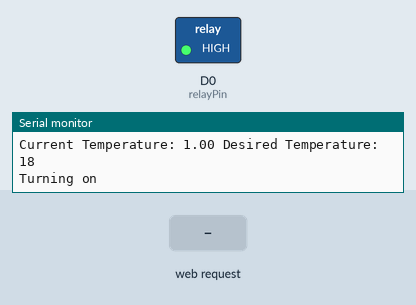
Bench run of a sketch on a simulated ESP8266 (NodeMCU). Shown: switched loads named in the sketch (green lamp = pin HIGH), the last lines printed to the serial monitor. The test bench sets the inputs (shaded band). WiFi joins after 1.5 s; servers stay silent unless stated.

Above: at 2.7 s.
2.8 s: HTTP request GET /feed received
At 7.2 s:
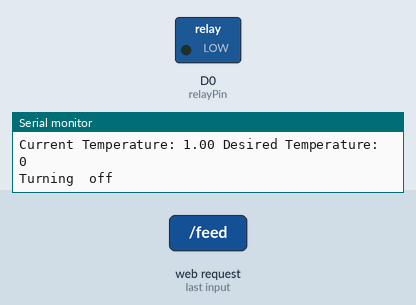
7.7 s: HTTP request GET /feed?temp=120 received
At 13.1 s:
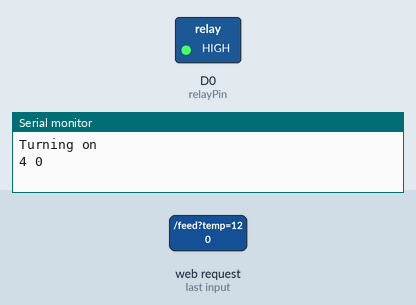
13.4 s: HTTP request GET /feed?temp=1 received
At 18.0 s:
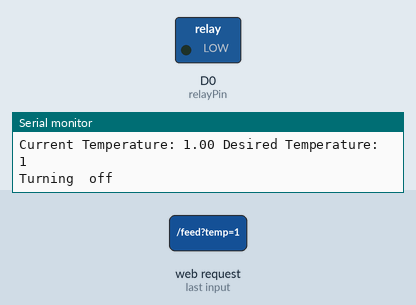
Timing chart, 0 to 19.5 s (numbered marks = the images above; inputs shaded):
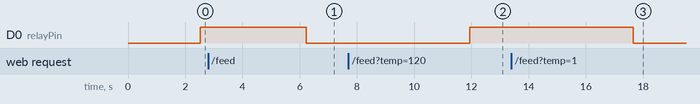

The sketch:

espHeater.ino
```cpp
#include <OneWire.h>
#include <DallasTemperature.h>
#include <ESP8266WiFi.h>
#include <ESP8266WebServer.h>
#include <WiFiClient.h>
#include <ESP8266mDNS.h>
#include <WiFiUdp.h>
#include <ArduinoOTA.h>

#define ONE_WIRE_BUS D1 // DS18B20 pin
#define ARRAY_MAX 100
#define GRAPHX 1000
#define GRAPHY 500
//#define relayPin 8
//#define interruptPin 2
//#define tempSelector A0

OneWire oneWire(ONE_WIRE_BUS);
DallasTemperature DS18B20(&oneWire);
//
//const int tempSelector = A0;
//const int interruptPin = D2;
const int relayPin = D0;

const char* ssid = "2degrees Broadband - 772F"; //your WiFi Name
const char* password = "38389716620490527637";  //Your Wifi Password
String apiKey = "*************";
const char* logServer = "192.168.178.41";

String header;
int desiredTemp = 18;

int tempArray[ARRAY_MAX] = {0};
int currentStart = 0;
int currentValue = 0;
int state = 0;
int refValue = 0;
bool changeStart = false;

ESP8266WebServer server(80);

IPAddress ip(192, 168, 178, 41);
IPAddress gateway(192, 168, 178, 1);
IPAddress subnet(255, 255, 255, 0);
//char htmlResponse[3000];

//write the graph
String graphcode()
{
  String graph = "";
  int x = 50;
  int scaling = 0;
  int previous = tempArray[currentStart];
  if (changeStart == false) {
    scaling = int((GRAPHX - 50) / (1 + currentValue));
  } else {
    scaling = 9;
  }

  for (int i = currentStart + 1; i != currentValue; i++) {
    if (i >= ARRAY_MAX) {
      i -= 100;
    }
    x += scaling;
    graph += "ctx.beginPath();";
    graph += "ctx.moveTo(" + String(x - scaling) + "," + String(previous) + ");";
    graph += "ctx.lineTo(" + String(x) + "," + String(tempArray[i]) + ");";
    if (tempArray[i] <= int(-20 * desiredTemp + 400)) {
      graph += "ctx.strokeStyle = '#008000';";
    } else {
      graph += "ctx.strokeStyle = '#ff0000';";
    }
    graph += "ctx.stroke();";
    previous = tempArray[i];
  }
  return graph;
}

String cState() {
  if (state % 2 == 0) {
    return ("On");
  }
  else {
    return ("Off");
  }
}

void setupStMode(String t, String v){
  Serial.println("** SETUP STATION MODE **");
  Serial.println("- disconnect from any other modes");
  WiFi.disconnect();
  Serial.println();
  Serial.println("- connecting to Home Router SID: **********");
  WiFi.begin(ssid, password);
  while (WiFi.status() != WL_CONNECTED) {
    delay(500);
    Serial.print(".");
  }
  Serial.println();
  Serial.println("- succesfully connected");
  Serial.println("- starting client");

  WiFiClient client;

  Serial.println("- connecting to Database server: " + String(logServer));
  if (client.connect(logServer, 80)) {
    Serial.println("- succesfully connected");
    String postStr = apiKey;
    postStr += "&field1=";
    postStr += String(t);
    postStr += "&field2=";
    postStr += String(v);
    postStr += "\r\n\r\n";
    Serial.println("- sending data...");
    Serial.println(String(t));
    client.print("POST /update HTTP/1.1\n");
    client.print("Host: api.thingspeak.com\n");
    client.print("Connection: close\n");
    client.print("X-THINGSPEAKAPIKEY: " + apiKey + "\n");
    client.print("Content-Type: application/x-www-form-urlencoded\n");
    client.print("Content-Length: ");
    client.print(postStr.length());
    client.print("\n\n");
    client.print(postStr);
  }
  client.stop();
  Serial.println("- stopping the client");
  /** If your ESP does not respond you can just
  *** reset after each request sending
  Serial.println("- trying reset");
  ESP.reset();
  **/
}

String htmlPageValue() {
  refValue++;
  return String(refValue);
}
//prepare the html code as a string
String prepareHtmlPage()
{

  String htmlPage =
    String("HTTP/1.1 200 OK\r\n") +
    "Content-Type: text/html\r\n" +
    "Connection: open\r\n" +
    "Refresh:60\r\n" +
    "\r\n" +
    "<!DOCTYPE html>" +
    "<body>" +//href idea from https://randomnerdtutorials.com/esp8266-web-server/
    "<p><a href=\"/h/" +htmlPageValue() + "\"<button id='Power' class='button'>" + cState() + "</button></a>" +
    " Current temperature: " +
    String(int((tempArray[currentValue] - 400) / -20))  +
    " Desired temperature: " + String(desiredTemp) + "</p>" +
    "<canvas id='myCanvas' width='1000' height='500'" +
    "style='border:1px solid #000000;'>" +
    "<script>" +
    "var canvas = document.getElementById('myCanvas');" +
    "var ctx = canvas.getContext('2d');" +
    "ctx.moveTo(50,0);" +
    "ctx.lineTo(50,500);" +
    "ctx.stroke();" +
    "ctx.moveTo(50,400);" +
    "ctx.lineTo(1000,400);" +
    "ctx.stroke();" +
    "ctx.font = '30px Arial';" +
    "ctx.fillText('20',10,25);" +
    "ctx.fillText('15',10,115);" +
    "ctx.fillText('10',10,215);" +
    "ctx.fillText('5',25,315);" +
    "ctx.fillText('0',25,415);" +
    "ctx.fillText('-5',10,485);" +
    graphcode() +
    "ctx.beginPath();" +
    "ctx.moveTo(50," + String(int(-20 * desiredTemp + 400)) + ");" +
    "ctx.lineTo(1000," + String(int(-20 * desiredTemp + 400)) + ");" +
    "ctx.strokeStyle = '#0000ff';" +
    "ctx.stroke();" +
    "</script>" +
    "</canvas>" +
    "</body>" +
    "</html>" +
    "\r\n";
  return htmlPage;
}

// Handling the / root web page from my server
void handle_index() {
  server.send(200, "text/html", prepareHtmlPage());
}

// Handling the /feed page from my server
void handle_feed() {
  String t = server.arg("temp");
  String h = server.arg("hum");
  desiredTemp = t.toInt();
  Serial.println("recieved something");
  server.send(200, "text/plain", "This is response to client");
  setupStMode(t, h);
}

void setupServer(){
  Serial.println("** SETUP SERVER **");
  Serial.println("- starting server :");
  server.on("/", handle_index);
  server.on("/feed", handle_feed);
  server.begin();
};

void setupAccessPoint(){
  Serial.println("** SETUP ACCESS POINT **");
  Serial.println("- disconnect from any other modes");
  WiFi.disconnect();
  Serial.println("- start ap with SID: "+ String(ssid));
  WiFi.softAP(ssid, password);
  IPAddress myIP = WiFi.softAPIP();
  Serial.print("- AP IP address is :");
  Serial.print(myIP);
  setupServer();
}

void setup() {
  Serial.begin(115200);
  //    pinMode(tempSelector, INPUT);
  //    pinMode(interruptPin, INPUT);
  pinMode(relayPin, OUTPUT);
  //    attachInterrupt(digitalPinToInterrupt(interruptPin), desired_temperature, CHANGE);
  Serial.print("Connecting to ");
  Serial.println(ssid);
  WiFi.mode(WIFI_AP_STA);
  WiFi.config(ip, gateway, subnet);
  setupAccessPoint();
  WiFi.begin(ssid, password);
  while (WiFi.status() != WL_CONNECTED) {
    delay(500);
    Serial.print(".");
  }
  // No authentication by default
  ArduinoOTA.setPassword((const char *)"YourMomGay");

  ArduinoOTA.onStart([]() {
    Serial.println("Start");
  });
  ArduinoOTA.onEnd([]() {
    Serial.println("\nEnd");
  });
  ArduinoOTA.onProgress([](unsigned int progress, unsigned int total) {
    Serial.printf("Progress: %u%%\r", (progress / (total / 100)));
  });
  ArduinoOTA.onError([](ota_error_t error) {
    Serial.printf("Error[%u]: ", error);
    if (error == OTA_AUTH_ERROR) Serial.println("Auth Failed");
    else if (error == OTA_BEGIN_ERROR) Serial.println("Begin Failed");
    else if (error == OTA_CONNECT_ERROR) Serial.println("Connect Failed");
    else if (error == OTA_RECEIVE_ERROR) Serial.println("Receive Failed");
    else if (error == OTA_END_ERROR) Serial.println("End Failed");
  });
  ArduinoOTA.begin();
  Serial.println("");
  Serial.println("WiFi connected");
  server.begin();
  Serial.println("Server Started");
  Serial.print("Use this URL to connect: ");
  Serial.print("http://");
  Serial.print(WiFi.localIP());
  Serial.println("/");
}


void onoroff()
{
  state += 1;
}

float read_temperature() {
  float temp = 1;
//  while (temp == 85.0 || temp == (-127.0)) {
//    DS18B20.requestTemperatures();
//    temp = DS18B20.getTempCByIndex(0);
//    Serial.print("Temperature: ");
//    Serial.println(temp);
//  }
  return (temp);
}


void loop() {
  //check to start adding to the start position
  ArduinoOTA.handle();
  server.handleClient();
  if (changeStart == true) {
    currentStart++;
  }
  if (currentValue == ARRAY_MAX) {
    changeStart = true;
    currentStart = 1;
    currentValue = 0;
  }
  float temp = read_temperature();
  tempArray[currentValue] = int(-20 * temp + 400);
  if (tempArray[currentValue] > 500) { //max values
    tempArray[currentValue] = 500;
  } else if (tempArray[currentValue] < 0) {
    tempArray[currentValue] = 0;
  }

  Serial.printf("%d %d\n", currentValue, currentStart);

  delay(1000);
  Serial.print("Current Temperature: ");
  Serial.print(temp);
  Serial.print(" Desired Temperature: ");
  Serial.println(desiredTemp);
  if ((temp < desiredTemp) && state % 2 == 0) {
    digitalWrite(relayPin, HIGH);
    Serial.println("Turning on");
  } else {
    digitalWrite(relayPin, LOW);
    Serial.println("Turning  off");
  }
//  WiFiClient client = server.available();
//  //not my code, from https://arduino-esp8266.readthedocs.io/en/latest/esp8266wifi/server-examples.html
//  // wait for a client (web browser) to connect
//  if (client)
//  {
//    Serial.println("\n[Client connected]");
//    while (client.connected())
//    {
//      // read line by line what the client (web browser) is requesting
//      if (client.available())
//      {
//        String line = client.readStringUntil('\r');
//        Serial.print(line);
//        header += line;
//        if (header.indexOf("GET /h/" + String(refValue)) >= 0) {
//          Serial.println("Switch");
//          onoroff();
//          header = "";
//        }
//        // wait for end of client's request, that is marked with an empty line
//        if (line.length() == 1 && line[0] == '\n')
//        {
//          client.println(prepareHtmlPage());
//          break;
//        }
//      }
//    }
    delay(1000); // give the web browser time to receive the data

    // close the connection:
//    client.stop();
//    Serial.println("[Client disonnected]");
//  }
  //server.handleClient();
  currentValue++;
}


//
//void desired_temperature() {
//  while(digitalRead(interruptPin)) {
//    desiredTemp = 15 + int(analogRead(tempSelector)/100);
//    Serial.print("Desired temperature: ");
//    Serial.println(desiredTemp);
//  }
//}
```

Measured:
- after the input at 2.8 s, D0 (relayPin): HIGH → LOW after 3.4 s
- after the input at 7.7 s, D0 (relayPin): LOW → HIGH after 4.2 s
- after the input at 13.4 s, D0 (relayPin): HIGH → LOW after 4.3 s
